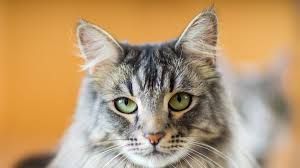
#> input picture facereco/c1.jpg, 300 x 168 px
$ jupyter execute --allow-errors face_repo.ipynb
#> lines starting #> are read from the running program, lines starting #| are printed output that depends on the picture
[cell 1]
cat_images = ["c1.jpg", "c2.jpg", "c3.jpg", "c4.jpg", "c5.jpg", "c6.jpg", "c7.jpg", "c8.jpg", "c9.jpg", "c10.jpg"]
dog_images = ["d1.jpg", "d2.jpg", "d3.jpg", "d4.jpg", "d5.jpg", "d6.jpg", "d7.jpg", "d8.jpg", "d9.jpg", "d10.jpg"]
eagle_images = ["e1.jpg", "e2.jpg", "e3.jpg", "e4.jpg", "e5.jpg", "e6.jpg", "e7.jpg", "e8.jpg", "e9.jpg", "e10.jpg"]
panther_images = ["p1.jpg", "p2.jpg", "p3.jpg", "p4.jpg", "p5.jpg", "p6.jpg", "p7.jpg", "p8.jpg", "p9.jpg", "p10.jpg"]
wolf_images = ["w1.jpg", "w2.jpg", "w3.jpg", "w4.jpg", "w5.jpg", "w6.jpg", "w7.jpg", "w8.jpg", "w9.jpg", "w10.jpg"]

[cell 2]
import cv2

[cell 3]
all_files = cat_images + dog_images + eagle_images + panther_images + wolf_images

[cell 4]
image_folder = "C:/Users/Himanshu/NEW PROJECT/facereco/"

[cell 5]
images = []
for name in all_files:
    img = cv2.imread(name)
#> img is the input picture: shape (168, 300, 3); mean B, G, R 112.2, 152.6, 185

    if img is not None:
        img = cv2.resize(img, (64, 64))  # Resize to 64x64
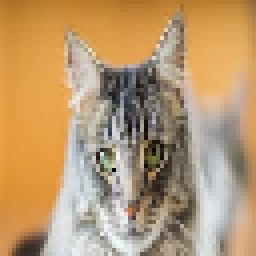
#> img: shape (64, 64, 3) (shown 4 times larger); mean B, G, R 112.4, 152.8, 185.2
        img = cv2.cvtColor(img, cv2.COLOR_BGR2RGB)  # Convert BGR to RGB
        images.append(img)
    else:
        print("Could not read:", name)
#> pass 2 of the loop `for name in all_files:`:
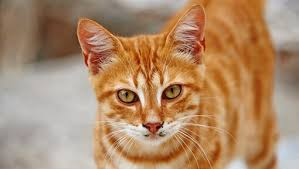
#> input picture facereco/c2.jpg, 299 x 169 px
#> img is the input picture: shape (169, 299, 3); mean B, G, R 105.4, 138.1, 174.3
#> `img = cv2.resize(img, (64, 64))`:
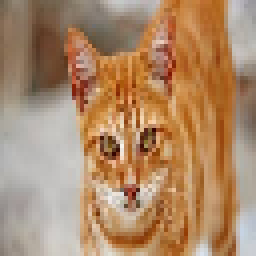
#> img: shape (64, 64, 3) (shown 4 times larger); mean B, G, R 105, 137.7, 173.9
#> pass 3 of the loop `for name in all_files:`:
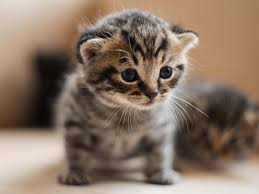
#> input picture facereco/c3.jpg, 259 x 194 px
#> img is the input picture: shape (194, 259, 3); mean B, G, R 100.9, 117.3, 137.3
#> `img = cv2.resize(img, (64, 64))`:
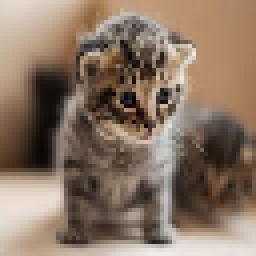
#> img: shape (64, 64, 3) (shown 4 times larger); mean B, G, R 100.9, 117.2, 137.3
#> the loop made 50 passes; the first 3 are shown
